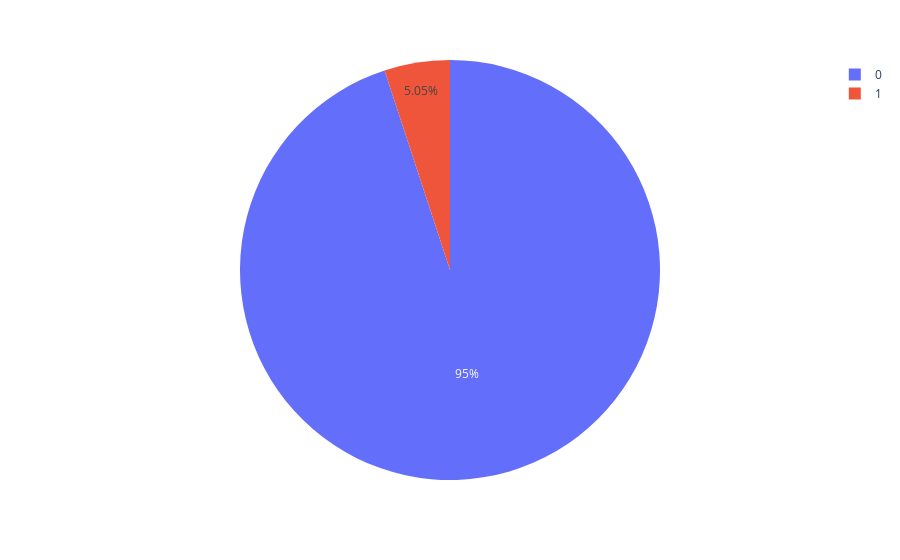

Notebook cell for this chart:
### Code cell
pie=clusters.groupby('label').size().reset_index()
pie.columns=['label','value']
px.pie(pie,values='value',names='label',color=['blue','red'])

### Figure 1 — Plotly figure (JSON) as saved in the notebook; plotly's stock layout.template omitted (floating-point values rounded to 4 significant figures)
{"data": [{"customdata": [["blue"], ["red"]], "domain": {"x": [0, 1], "y": [0, 1]}, "hovertemplate": "label=%{label}<br>value=%{value}<br>color=%{customdata[0]}<extra></extra>", "labels": [0, 1], "legendgroup": "", "marker": {"colors": ["#636efa", "#EF553B"]}, "name": "", "showlegend": true, "type": "pie", "values": [207, 11]}], "layout": {"legend": {"tracegroupgap": 0}, "margin": {"t": 60}}}
